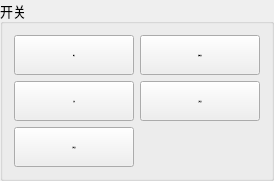
             <widget class="QGroupBox" name="groupBox_4">
              <property name="font">
               <font>
                <family>宋体</family>
                <pointsize>10</pointsize>
               </font>
              </property>
              <property name="title">
               <string>开关</string>
              </property>
              <layout class="QGridLayout" name="gridLayout_9">
               <item row="1" column="0">
                <widget class="QPushButton" name="btnReset_2">
                 <property name="minimumSize">
                  <size>
                   <width>120</width>
                   <height>40</height>
                  </size>
                 </property>
                 <property name="maximumSize">
                  <size>
                   <width>120</width>
                   <height>40</height>
                  </size>
                 </property>
                 <property name="font">
                  <font>
                   <family>Arial</family>
                   <pointsize>-1</pointsize>
                   <weight>75</weight>
                   <bold>true</bold>
                  </font>
                 </property>
                 <property name="text">
                  <string>复位</string>
                 </property>
                </widget>
               </item>
               <item row="2" column="0">
                <widget class="QPushButton" name="btnJogForward_2">
                 <property name="minimumSize">
                  <size>
                   <width>120</width>
                   <height>40</height>
                  </size>
                 </property>
                 <property name="maximumSize">
                  <size>
                   <width>120</width>
                   <height>40</height>
                  </size>
                 </property>
                 <property name="font">
                  <font>
                   <family>Arial</family>
                   <pointsize>-1</pointsize>
                   <weight>75</weight>
                   <bold>true</bold>
                  </font>
                 </property>
                 <property name="text">
                  <string>正向点动</string>
                 </property>
                </widget>
               </item>
               <item row="0" column="0">
                <widget class="QPushButton" name="btnStop_2">
                 <property name="minimumSize">
                  <size>
                   <width>120</width>
                   <height>40</height>
                  </size>
                 </property>
                 <property name="maximumSize">
                  <size>
                   <width>120</width>
                   <height>40</height>
                  </size>
                 </property>
                 <property name="font">
                  <font>
                   <family>Arial</family>
                   <pointsize>-1</pointsize>
                   <weight>75</weight>
                   <bold>true</bold>
                  </font>
                 </property>
                 <property name="text">
                  <string>停止</string>
                 </property>
                 <property name="checkable">
                  <bool>false</bool>
                 </property>
                </widget>
               </item>
               <item row="0" column="1">
                <widget class="QPushButton" name="Systemresetbutton_2">
                 <property name="minimumSize">
                  <size>
                   <width>120</width>
                   <height>40</height>
                  </size>
                 </property>
                 <property name="maximumSize">
                  <size>
                   <width>120</width>
                   <height>40</height>
                  </size>
                 </property>
                 <property name="font">
                  <font>
                   <family>Arial</family>
                   <pointsize>-1</pointsize>
                   <weight>75</weight>
                   <bold>true</bold>
                  </font>
                 </property>
                 <property name="text">
                  <string>系统复位</string>
                 </property>
                </widget>
               </item>
               <item row="1" column="1">
                <widget class="QPushButton" name="JogBackward_2">
                 <property name="minimumSize">
                  <size>
                   <width>120</width>
                   <height>40</height>
                  </size>
                 </property>
                 <property name="maximumSize">
                  <size>
                   <width>120</width>
                   <height>40</height>
                  </size>
                 </property>
                 <property name="font">
                  <font>
                   <family>Arial</family>
                   <pointsize>-1</pointsize>
                   <weight>75</weight>
                   <bold>true</bold>
                  </font>
                 </property>
                 <property name="text">
                  <string>反向点动</string>
                 </property>
                </widget>
               </item>
              </layout>
             </widget>
